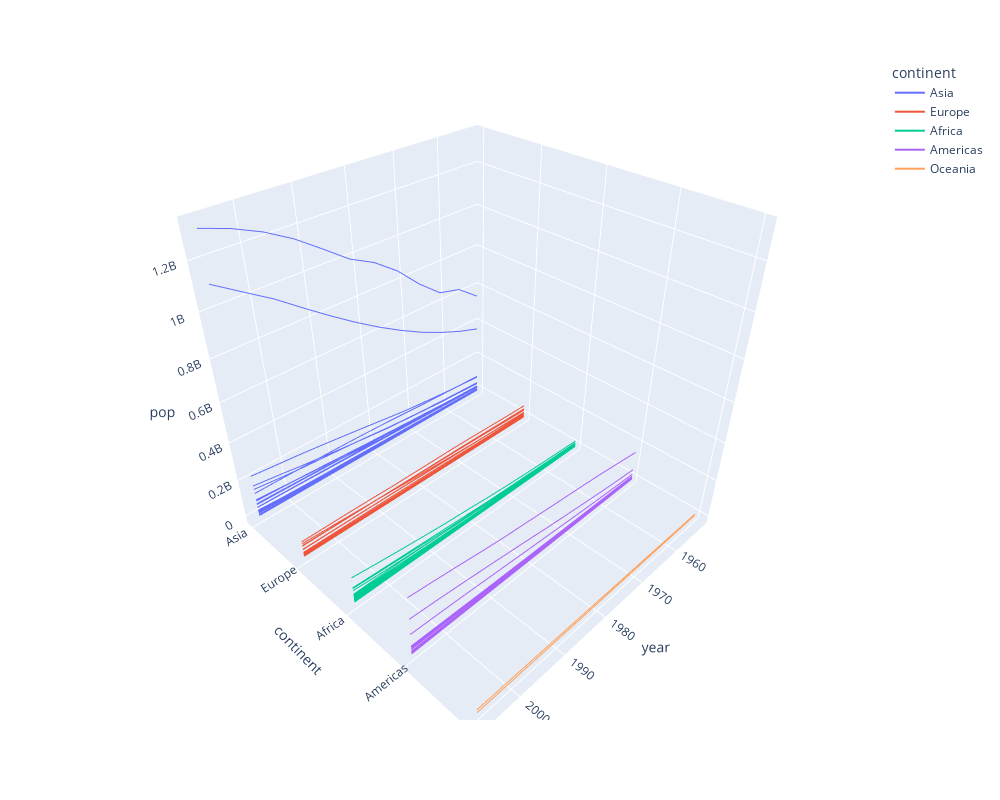

Here is the notebook cell this chart was saved with:
### Code cell
df = px.data.gapminder()
fig = px.line_3d(df, x="year", y="continent", z="pop", color="continent", 
                 line_group="country", hover_name="country", width=1000, height=800)

fig.show()
